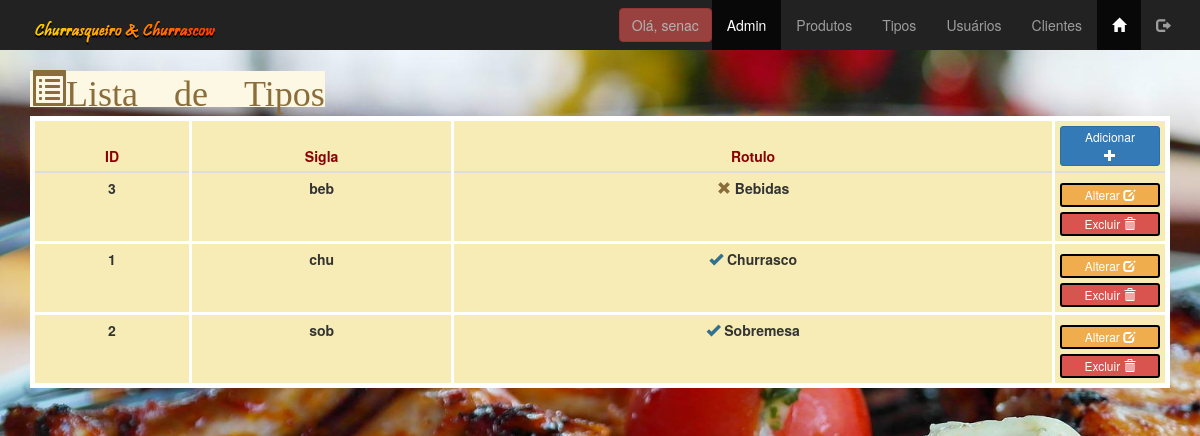
/admin/tipos_lista.php (signed in), run on the app's committed database.
### tables this page shows
create table tbtipos(
id_tipo int(11) primary key auto_increment not null,
sigla_tipo varchar(3) not null,
rotulo_tipo varchar(15) not null,
disponivel_tipo enum('Sim', 'Não') null default 'Não'
);

### admin/tipos_lista.php (the view, shortened to what this page needs)
<?php
include('../conexoes/conexao.php');
$consulta = "select * from tbtipos order by sigla_tipo asc";
$lista = $conexao->query($consulta);
$linha = $lista->fetch_assoc();
?>
<!DOCTYPE html>
<html lang="pt_br">
<head>
    <link href="../css/bootstrap.min.css" rel="stylesheet" type="text/css">
    <link href="../css/meu_estilo.css" rel="stylesheet" type="text/css">
</head>
<body class="fundofixo">
    <?php include('menu_adm.php'); ?>
    <main class="container">
        <h1 class="breadcrump alert-warning glyphicon glyphicon-list-alt">Lista de Tipos</h1>
        <table class="table table-condensed table-hover tbopacidade" style="background-color: #f7ecb5;">
            <thead>
                <th>ID</th>
                <th>Sigla</th>
                <th>Rotulo</th>
                <th class="largButton">
                    <a href="tipos_insere.php" class="btn largButton btn-primary btn-xs">
                        <span class="hidden-xs">Adicionar<br></span>
                        <span class="glyphicon glyphicon-plus" aria-hidden="true"></span>
                    </a>
                </th>
            </thead>
            <tboby>
                <?php do { ?>
                    <tr>
                        <td><?php echo $linha['id_tipo']; ?></td>
                        <td>
                            <span class="hidden-xs"><?php echo $linha['sigla_tipo'];?></span>
                        </td>
                        <td>
                            <?php
                            if ($linha['disponivel_tipo'] == 'Não') {
                                echo ("<span class='glyphicon glyphicon-remove text-warning aria-hidden='true'></span>");
                            } else{
                                echo ("<span class='glyphicon glyphicon-ok text-info aria-hidden='true'></span>");
                            }
                            ?>
                            <?php echo $linha['rotulo_tipo']; ?>
                        </td>
                        <td>
                            <a href="tipos_atualiza.php?id_tipo=<?php echo $linha['id_tipo']; ?>" class="btn btn-warning largButton btn-xs">
                                <span class="hidden-xs">Alterar</span>
                                <span class="glyphicon glyphicon-edit" aria-hidden="true"></span>
                            </a>
                            <button class="btn btn-danger largButton btn-xs delete"
                            role="button"
                            data-nome="<?php echo $linha['rotulo_tipo'];?>"
                            data-id="<?php echo $linha['id_tipo'];?>">
                            <span class="hidden-xs">Excluir</span>
                            <span class="glyphicon glyphicon-trash" aria-hidden="true"></span>
                            </button>
                        </td>
                    </tr>
                <?php } while ($linha = $lista->fetch_assoc()); ?>
            </tboby>
        </table>
    </main>
</body>
</html>

### css/meu_estilo.css (style rules this page uses)
.fundofixo { background: url(../images/churrasco.jpg) no-repeat fixed; -webkit-background-size: cover ; background-size: cover; }
.table { border: 5px solid #fff; }
.table th { border: 3px solid #fff; text-align: center; color: darkred; }
.table td { border: 3px solid #fff; align-items: center; text-align: center; font-weight:bold; }
.table td .largButton { border: 2px solid #000; margin-top: 5px; }
.largButton { width: 100px; }

### data on the page
tbtipos: id_tipo "3", sigla_tipo "beb", disponivel_tipo "Não" (drawn), rotulo_tipo "Bebidas"
tbtipos: id_tipo "1", sigla_tipo "chu", disponivel_tipo "Sim" (drawn), rotulo_tipo "Churrasco"
tbtipos: id_tipo "2", sigla_tipo "sob", disponivel_tipo "Sim" (drawn), rotulo_tipo "Sobremesa"

### other printed values
$_SESSION['login_usuario'] "senac"
